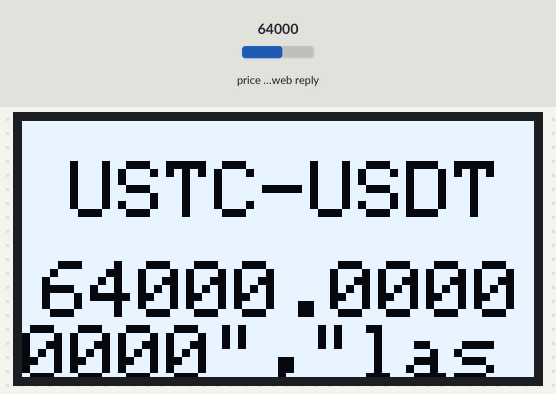
Recording of a sketch running on a simulated ESP8266 (NodeMCU). Shown: 128×64 one-colour display. Inputs (shaded band) come from the test bench; at power-on: price in the web reply 64000. WiFi joins after 1.5 s; servers stay silent unless stated; web services answer with replies made up by the test bench; what the sketch prints to the serial monitor is not drawn.

Above: at 2.8 s.
2.9 s: price in the web reply set to 21580
At 4.3 s:
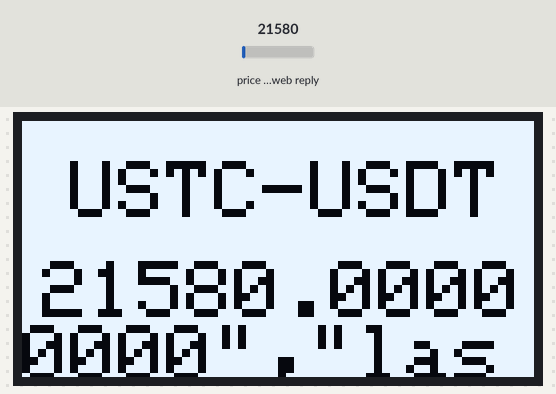
4.6 s: price in the web reply set to 39750
At 5.4 s:
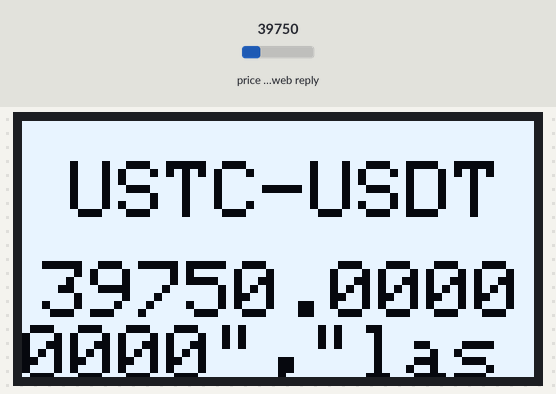
6.3 s: price in the web reply set to 59500
At 7.6 s:
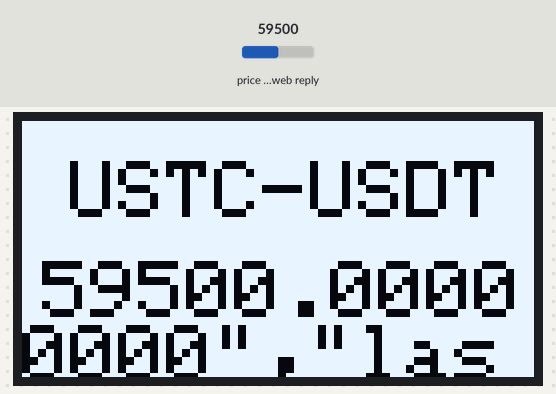
Timing chart, 0 to 9.3 s (numbered marks = the images above; inputs shaded):
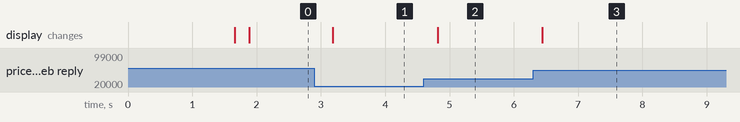

The sketch:

binance_ticker_display.ino
```cpp
// Guide for connecting SSD1306 display to ESP8266 board is here: https://www.electronicshub.org/nodemcu-esp8266-oled-display/

// Display
#include <SPI.h>
#include <Wire.h>
#include <Adafruit_GFX.h>
#include <Adafruit_SSD1306.h>

// Connection
#include <ESP8266WiFi.h>
#include <WiFiClientSecure.h>
#include <HttpClient.h>

#define SCREEN_WIDTH 128
#define SCREEN_HEIGHT 64

#define OLED_MOSI   13
#define OLED_CLK   14
#define OLED_DC    5
#define OLED_CS    15
#define OLED_RESET 4
Adafruit_SSD1306 display(SCREEN_WIDTH, SCREEN_HEIGHT, OLED_MOSI, OLED_CLK, OLED_DC, OLED_RESET, OLED_CS);

String ssid = "";
String password = "";

String label = "USTC-USDT";
String ticker = "USTCUSDT";

void setup() {
  Serial.begin(9600);
  display.begin(SSD1306_SWITCHCAPVCC);
  wifiConnect();
  clearBackground();
  display.setTextColor(SSD1306_BLACK, SSD1306_WHITE);
  display.setTextSize(2);
  display.setCursor(12,10);
  display.println(label);
}

void loop()
{
  String rateValue = getBinanceTickerRate();
  display.setCursor(5,35);
  display.println(rateValue);
  display.display();
  delay(100);
}

String getBinanceTickerRate()
{
  WiFiClientSecure client;
  client.setInsecure(); // do not validate server SSL certificate
  HttpClient http = HttpClient(client, "api.binance.com", 443);
  http.get("/api/v1/ticker/price?symbol=" + ticker);

  int statusCode = http.responseStatusCode();
  String response = http.responseBody();
  if (statusCode != 200)
  {
    Serial.printf("Error occurred during request. Response status code: %d\n", statusCode);
    return " --ERROR--";
  }
  else
  {
    int labelStart = response.indexOf("price\":");
    int rateValueStart = response.indexOf("\"", labelStart);
    int rateValueEnd = response.indexOf("\"}", rateValueStart);
    return response.substring(rateValueStart + 3, rateValueEnd);
  }
}

void wifiConnect()
{
  // Set WiFi to station mode and disconnect from an AP if it was Previously
  WiFi.mode(WIFI_STA);
  WiFi.disconnect();
  delay(100);
  // Attempt to connect to Wifi network:
  Serial.print("Connecting Wifi: ");
  Serial.println(ssid);
  WiFi.begin(ssid, password);
  while (WiFi.status() != WL_CONNECTED) {
    Serial.print(".");
    delay(500);
  }
  Serial.println("");
  Serial.println("WiFi connected");
  Serial.println("IP address: ");
  IPAddress ip = WiFi.localIP();
  Serial.println(ip);
}

void clearBackground()
{
  int i;
  int j;
  display.clearDisplay();
  for(i=0;i<SCREEN_WIDTH;i++)
    for(j=0;j<SCREEN_HEIGHT;j++)
      display.drawPixel(i, j, SSD1306_WHITE);
  display.display();
}
```

Measured:
- after the input at 2.9 s, the display: changes after 0.29 s (image 1)
- after the input at 4.6 s, the display: changes after 0.22 s (image 2)
- after the input at 6.3 s, the display: changes after 0.14 s (image 3)
